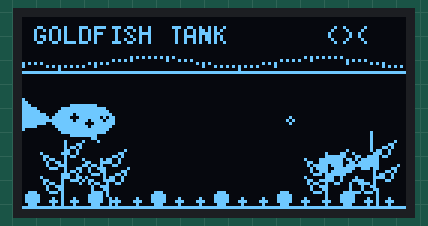
Simulated run of this sketch. Board: Arduino Uno, built with avr-gcc and run on an emulated ATmega328P. Parts: 128×64 one-colour display. What the sketch prints to the serial monitor is not drawn.

Above: at 0.23 s.
At 5.13 s:
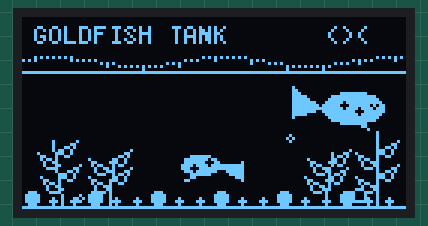
At 10.15 s:
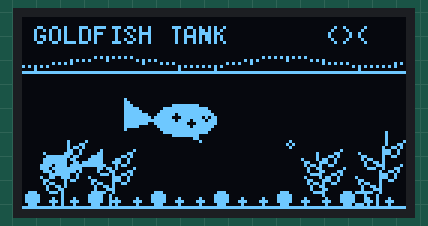
At 20.07 s:
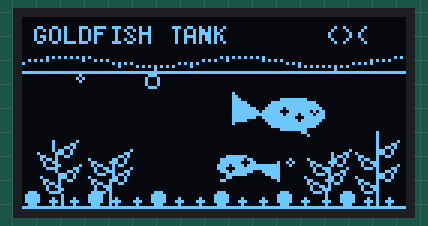
At 29.98 s:
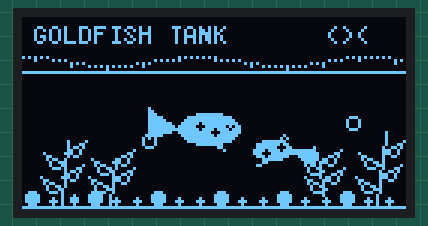
At 39.87 s:
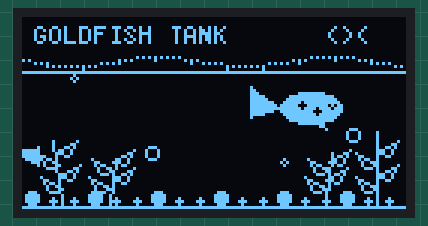

The sketch:

oled-effects-playground.ino
```cpp
#include <Arduino.h>
#include <U8g2lib.h>
#include <math.h>

// Known-working HW-364 setup: software-I2C clock GPIO14, data GPIO12.
U8G2_SSD1306_128X64_NONAME_F_SW_I2C u8g2(
    U8G2_R0, /* clock=*/14, /* data=*/12, U8X8_PIN_NONE);

constexpr uint8_t SCREEN_WIDTH = 128;
constexpr uint8_t SCREEN_HEIGHT = 64;

uint32_t lastFrameAt = 0;
uint16_t frameNumber = 0;

int16_t wrapX(int16_t x) {
  if (x < -24) return SCREEN_WIDTH + 24;
  if (x > SCREEN_WIDTH + 24) return -24;
  return x;
}

void drawSurface(uint8_t phase) {
  u8g2.setDrawColor(1);
  for (int16_t x = 0; x < SCREEN_WIDTH; x += 2) {
    const int16_t y = 15 + sinf((x + phase * 2) * 0.11f) * 1.5f;
    u8g2.drawPixel(x, y);
    if ((x + phase) % 12 < 2) {
      u8g2.drawPixel(x, y + 1);
    }
  }
  u8g2.drawHLine(0, 18, SCREEN_WIDTH);
}

void drawPlant(int16_t x, uint8_t height, uint8_t sway) {
  const int16_t baseY = 62;
  const int16_t topY = baseY - height;
  const int16_t bend = sinf(sway * 0.09f + x) * 4;
  u8g2.drawLine(x, baseY, x + bend, topY);
  for (uint8_t leaf = 0; leaf < 4; leaf++) {
    const int16_t y = baseY - 5 - leaf * (height / 5);
    const int16_t stemX = x + bend * (baseY - y) / height;
    const int8_t direction = (leaf & 1) ? 1 : -1;
    u8g2.drawLine(stemX, y, stemX + direction * 7, y - 4);
    u8g2.drawLine(stemX + direction * 7, y - 4, stemX + direction * 4, y + 1);
    u8g2.drawLine(stemX + direction * 4, y + 1, stemX, y);
  }
}

void drawBubble(int16_t x, uint8_t phase, uint8_t speed, uint8_t size) {
  const uint8_t travel = (phase * speed + x * 3) % 48;
  const int16_t y = 60 - travel;
  const int16_t drift = sinf((phase + x) * 0.13f) * 2;
  const int16_t bubbleX = x + drift;
  if (y > 19) {
    u8g2.drawCircle(bubbleX, y, size);
    if (size > 2) {
      u8g2.drawPixel(bubbleX - 1, y - 1);
    }
  }
}

void drawGoldfish(int16_t x, int16_t y, bool faceRight, uint8_t size, uint8_t tailPhase) {
  const int8_t direction = faceRight ? 1 : -1;
  const int16_t bodyLength = size * 2;
  const int16_t bodyHeight = size;
  const int16_t tailX = x - direction * bodyLength;
  const int16_t tailWag = (tailPhase & 1) ? 2 : -2;

  u8g2.setDrawColor(1);
  u8g2.drawTriangle(tailX, y,
                    tailX - direction * (size + 5), y - size + tailWag,
                    tailX - direction * (size + 5), y + size + tailWag);
  u8g2.drawFilledEllipse(x, y, bodyLength, bodyHeight);

  // Cut a few scales from the silhouette to suggest bright gold markings.
  u8g2.setDrawColor(0);
  u8g2.drawDisc(x - direction * 3, y - 1, 1);
  u8g2.drawDisc(x + direction * 2, y + 1, 1);
  u8g2.drawDisc(x + direction * 7, y - 1, 1);
  u8g2.setDrawColor(1);

  const int16_t eyeX = x + direction * (bodyLength - 3);
  u8g2.drawDisc(eyeX, y - 2, 1);
  u8g2.drawLine(x - direction * 1, y + bodyHeight - 1,
                x + direction * 5, y + bodyHeight + 2);
}

void drawTank(uint8_t phase) {
  u8g2.clearBuffer();
  u8g2.setDrawColor(1);
  u8g2.setFont(u8g2_font_5x8_tf);
  u8g2.drawStr(4, 9, "GOLDFISH TANK");
  u8g2.drawStr(101, 9, "<><");
  drawSurface(phase);

  drawBubble(18, phase, 2, 1);
  drawBubble(43, phase + 13, 1, 2);
  drawBubble(88, phase + 25, 2, 1);
  drawBubble(111, phase + 7, 1, 2);

  const int16_t fishX1 = wrapX(20 + (phase * 2) % 150);
  const int16_t fishY1 = 34 + sinf(phase * 0.10f) * 4;
  drawGoldfish(fishX1, fishY1, true, 5, phase / 2);

  const int16_t fishX2 = wrapX(104 - (phase * 1) % 152);
  const int16_t fishY2 = 47 + sinf(phase * 0.13f + 2) * 3;
  drawGoldfish(fishX2, fishY2, false, 3, phase / 3);

  drawPlant(13, 21, phase);
  drawPlant(29, 15, phase + 12);
  drawPlant(101, 17, phase + 28);
  drawPlant(118, 24, phase + 7);

  for (uint8_t pebble = 0; pebble < 18; pebble++) {
    const int16_t x = 3 + pebble * 7;
    const uint8_t radius = 1 + (pebble % 3 == 0);
    u8g2.drawDisc(x, 62 - radius, radius);
  }
  u8g2.drawHLine(0, 63, SCREEN_WIDTH);
  u8g2.sendBuffer();
}

void setup() {
  Serial.begin(115200);
  u8g2.begin();
  Serial.println(F("Goldfish tank simulator ready"));
}

void loop() {
  const uint32_t now = millis();
  if (now - lastFrameAt >= 70) {
    lastFrameAt = now;
    drawTank(frameNumber++);
  }
}
```
